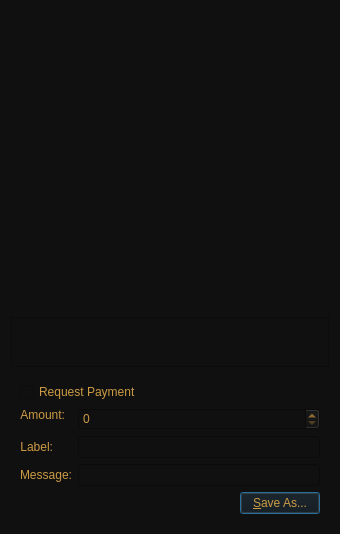
<?xml version="1.0" encoding="UTF-8"?>
<ui version="4.0">
 <class>QRCodeDialog</class>
 <widget class="QDialog" name="QRCodeDialog">
  <property name="geometry">
   <rect>
    <x>0</x>
    <y>0</y>
    <width>340</width>
    <height>530</height>
   </rect>
  </property>
  <property name="windowTitle">
   <string>QR Code Dialog</string>
  </property>
  <property name="styleSheet">
   <string notr="true">color: rgb(204, 155, 68);
background-color: rgb(16, 16, 16);</string>
  </property>
  <layout class="QVBoxLayout" name="verticalLayout_3">
   <item>
    <widget class="QLabel" name="lblQRCode">
     <property name="sizePolicy">
      <sizepolicy hsizetype="Expanding" vsizetype="Expanding">
       <horstretch>0</horstretch>
       <verstretch>0</verstretch>
      </sizepolicy>
     </property>
     <property name="minimumSize">
      <size>
       <width>300</width>
       <height>300</height>
      </size>
     </property>
     <property name="textFormat">
      <enum>Qt::PlainText</enum>
     </property>
     <property name="alignment">
      <set>Qt::AlignCenter</set>
     </property>
     <property name="wordWrap">
      <bool>true</bool>
     </property>
    </widget>
   </item>
   <item>
    <widget class="QPlainTextEdit" name="outUri">
     <property name="sizePolicy">
      <sizepolicy hsizetype="Expanding" vsizetype="Minimum">
       <horstretch>0</horstretch>
       <verstretch>0</verstretch>
      </sizepolicy>
     </property>
     <property name="minimumSize">
      <size>
       <width>0</width>
       <height>50</height>
      </size>
     </property>
     <property name="tabChangesFocus">
      <bool>true</bool>
     </property>
     <property name="textInteractionFlags">
      <set>Qt::TextSelectableByKeyboard|Qt::TextSelectableByMouse</set>
     </property>
    </widget>
   </item>
   <item>
    <widget class="QWidget" name="widget" native="true">
     <layout class="QVBoxLayout" name="verticalLayout_2">
      <item>
       <widget class="QCheckBox" name="chkReqPayment">
        <property name="enabled">
         <bool>true</bool>
        </property>
        <property name="text">
         <string>Request Payment</string>
        </property>
       </widget>
      </item>
      <item>
       <layout class="QFormLayout" name="formLayout">
        <property name="fieldGrowthPolicy">
         <enum>QFormLayout::AllNonFixedFieldsGrow</enum>
        </property>
        <item row="1" column="0">
         <widget class="QLabel" name="lblLabel">
          <property name="text">
           <string>Label:</string>
          </property>
          <property name="textFormat">
           <enum>Qt::PlainText</enum>
          </property>
          <property name="alignment">
           <set>Qt::AlignRight|Qt::AlignTrailing|Qt::AlignVCenter</set>
          </property>
          <property name="buddy">
           <cstring>lnLabel</cstring>
          </property>
         </widget>
        </item>
        <item row="1" column="1">
         <widget class="QLineEdit" name="lnLabel"/>
        </item>
        <item row="2" column="0">
         <widget class="QLabel" name="lblMessage">
          <property name="text">
           <string>Message:</string>
          </property>
          <property name="textFormat">
           <enum>Qt::PlainText</enum>
          </property>
          <property name="alignment">
           <set>Qt::AlignRight|Qt::AlignTrailing|Qt::AlignVCenter</set>
          </property>
          <property name="buddy">
           <cstring>lnMessage</cstring>
          </property>
         </widget>
        </item>
        <item row="2" column="1">
         <widget class="QLineEdit" name="lnMessage"/>
        </item>
        <item row="0" column="0">
         <widget class="QLabel" name="lblAmount">
          <property name="sizePolicy">
           <sizepolicy hsizetype="Preferred" vsizetype="Maximum">
            <horstretch>0</horstretch>
            <verstretch>0</verstretch>
           </sizepolicy>
          </property>
          <property name="text">
           <string>Amount:</string>
          </property>
          <property name="textFormat">
           <enum>Qt::PlainText</enum>
          </property>
          <property name="alignment">
           <set>Qt::AlignRight|Qt::AlignTrailing|Qt::AlignVCenter</set>
          </property>
          <property name="buddy">
           <cstring>lnReqAmount</cstring>
          </property>
         </widget>
        </item>
        <item row="0" column="1">
         <widget class="BitcoinAmountField" name="lnReqAmount">
          <property name="enabled">
           <bool>false</bool>
          </property>
          <property name="minimumSize">
           <size>
            <width>80</width>
            <height>0</height>
           </size>
          </property>
         </widget>
        </item>
       </layout>
      </item>
      <item>
       <layout class="QHBoxLayout" name="horizontalLayout">
        <item>
         <spacer name="horizontalSpacer">
          <property name="orientation">
           <enum>Qt::Horizontal</enum>
          </property>
          <property name="sizeHint" stdset="0">
           <size>
            <width>40</width>
            <height>20</height>
           </size>
          </property>
         </spacer>
        </item>
        <item>
         <widget class="QPushButton" name="btnSaveAs">
          <property name="text">
           <string>&amp;Save As...</string>
          </property>
         </widget>
        </item>
       </layout>
      </item>
     </layout>
    </widget>
   </item>
  </layout>
 </widget>
 <customwidgets>
  <customwidget>
   <class>BitcoinAmountField</class>
   <extends>QSpinBox</extends>
   <header>bitcoinamountfield.h</header>
   <container>1</container>
  </customwidget>
 </customwidgets>
 <resources/>
 <connections>
  <connection>
   <sender>chkReqPayment</sender>
   <signal>clicked(bool)</signal>
   <receiver>lnReqAmount</receiver>
   <slot>setEnabled(bool)</slot>
   <hints>
    <hint type="sourcelabel">
     <x>92</x>
     <y>285</y>
    </hint>
    <hint type="destinationlabel">
     <x>98</x>
     <y>311</y>
    </hint>
   </hints>
  </connection>
 </connections>
</ui>
